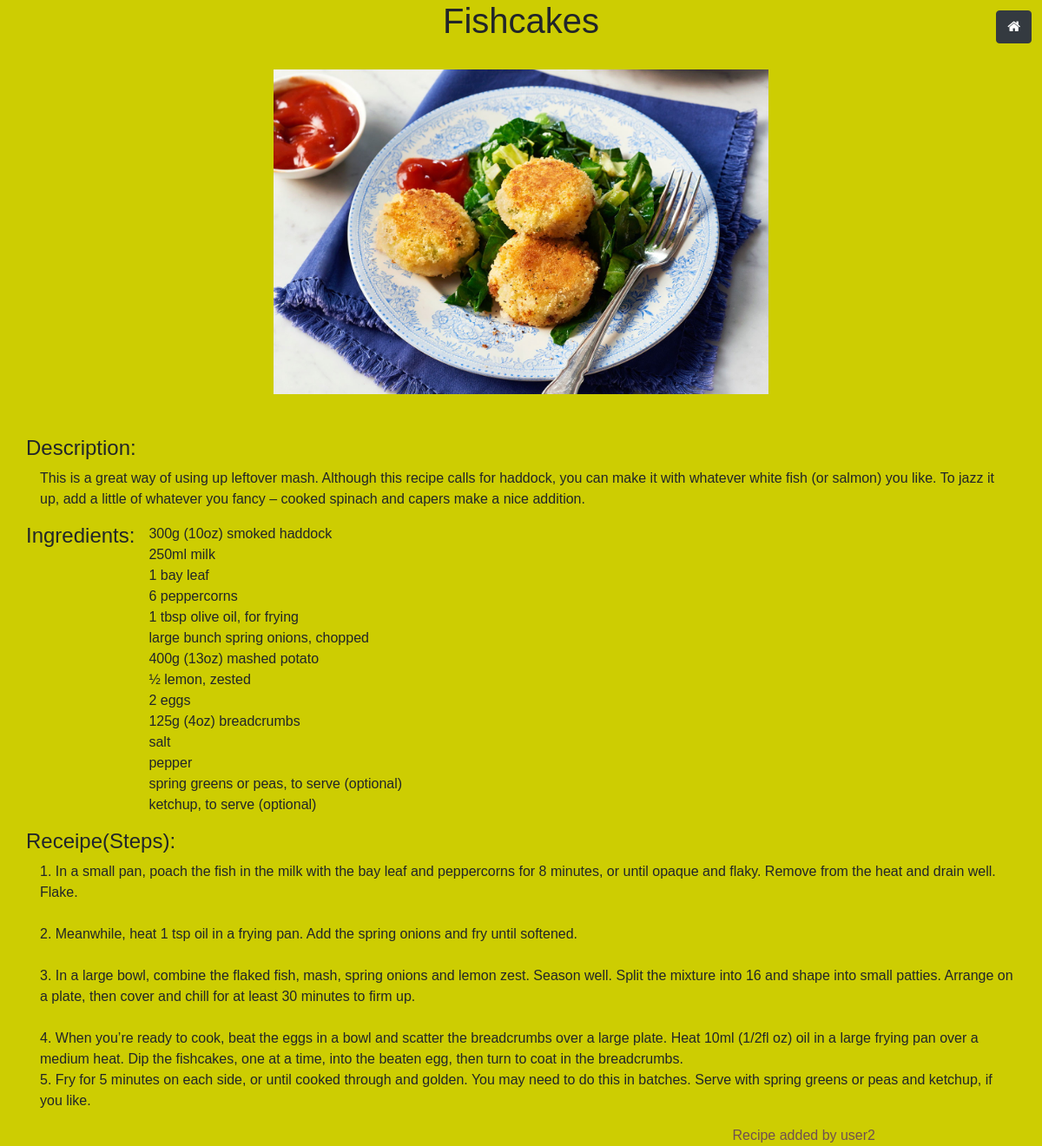
The app's page /recipe/9 with its own data.
### app/models.py (models this page shows, shortened)
class Receipies(models.Model):
    name = models.CharField(max_length=100,null=True)
    image = models.ImageField(upload_to='images')
    description = models.TextField(max_length=500,null=True)
    ingredients = models.TextField()
    recipe = models.TextField()
    added_by = models.ForeignKey('app.User',on_delete=models.CASCADE)
    class Meta:
        verbose_name_plural = 'Receipies'

class User(models.Model):
    name = models.CharField(max_length=100)
    email = models.EmailField(max_length=100)
    username = models.CharField(max_length=100)
    password = models.CharField(max_length=100)
    class Meta:
        verbose_name_plural = "User"

### app/views.py (the view)
# urls.py: path('recipe/<id>',view_recipe),
def view_recipe(request,id):
    data = Receipies.objects.get(id=id)
    return render(request,"view.html",context={"data":data})

### templates/view.html (shortened to what this page needs)
<!DOCTYPE html>
<html lang="en">
<head>
</head>
<body style="background-color:#cdcd02;font-family: sans-serif;">
    {% include 'header.html' %}
    <a href="/" class="btn btn-dark btn-md" style="position: fixed;right: 0;margin: 1% 1%;"><i class="fa fa-home"></i></a>
    <div class="container">
        <h1 class="header text-center">{{data.name}}</h1><br>
        <div class="row">
            <img src="/media/{{data.image}}" alt="{{data.name}} image" align="center" style="width:50%;height: 50%;margin-left: 25%;">
        </div>
        <div class="row mt-5">
            <h4>Description:</h4>
            <p style="margin-left:1rem;">{{data.description}}</p>
        </div>
        <div class="row">
            <h4>Ingredients:</h5>
            <pre style="font-family: sans-serif;font-size: 16px;margin-left:1rem;">{{data.ingredients}}</pre>
        </div>
        <div class="row">
            <h4>Receipe(Steps):</h4>
            <pre style="font-family: sans-serif;font-size: 16px;margin-left:1rem;">{{data.recipe}}</pre>
        </div>
        <label style="color:#705050;position:absolute;right:12rem;">Recipe added by {{data.added_by.name}}</label>
    </div>
</body>
</html>

### templates/header.html (shortened to what this page needs)
<!DOCTYPE html>
<html>
  <head>
        <link rel="stylesheet" href="https://cdnjs.cloudflare.com/ajax/libs/font-awesome/4.7.0/css/font-awesome.min.css">
        <link rel="stylesheet" href="https://cdn.jsdelivr.net/npm/bootstrap@4.0.0/dist/css/bootstrap.min.css">
        <link rel="stylesheet" href="https://stackpath.bootstrapcdn.com/bootstrap/4.5.0/css/bootstrap.min.css">
    </head>
    <body>
    </body>
</html>

### records on screen
Receipies: name "Fishcakes", image (picture), description "This is a great way of using up leftover mash. Although this recipe calls for haddock, you can make it with whatever white fish (or salmon) you like. To jazz it up, add a little of whatever you fancy – cooked spinach and capers make a nice addition.", ingredients "300g (10oz) smoked haddock 250ml milk 1 bay leaf 6 peppercorns 1 tbsp olive oil, for frying large bunch spring onions, chopped 400g (13oz) mashed potato ½ lemon, zested 2 eggs 125g (4oz) breadcrumbs salt pepper spring greens or peas, to serve (optional) ketchup, to serve (optional)", recipe "1. In a small pan, poach the fish in the milk with the bay leaf and peppercorns for 8 minutes, or until opaque and flaky. Remove from the heat and drain well. Flake. 2. Meanwhile, heat 1 tsp oil in a frying pan. Add the spring onions and fry until softened. 3. In a large bowl, combine the flaked fish, mash, spring onions and lemon zest. Season well. Split the mixture into 16 and shape into small patties. Arrange on a plate, then cover and chill for at least 30 minutes to firm up. 4. When you’re ready to cook, beat the eggs in a bowl and scatter the breadcrumbs over a large plate. Heat 10ml (1/2fl oz) oil in a large frying pan over a medium heat. Dip the fishcakes, one at a time, into the…", added_by.name "user2"
